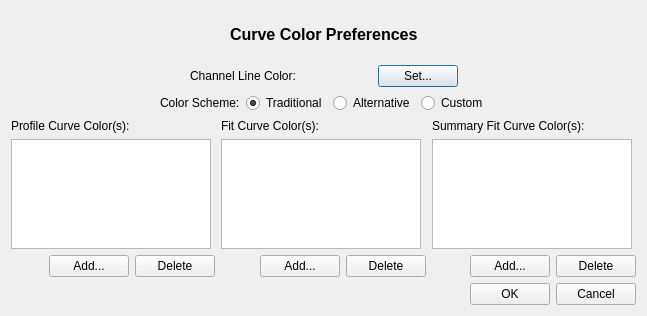
<?xml version="1.0" encoding="UTF-8"?>
<ui version="4.0">
 <class>ColorSummaryWidget</class>
 <widget class="QDialog" name="ColorSummaryWidget">
  <property name="geometry">
   <rect>
    <x>0</x>
    <y>0</y>
    <width>647</width>
    <height>316</height>
   </rect>
  </property>
  <property name="windowTitle">
   <string>ColorSummaryWidget</string>
  </property>
  <layout class="QVBoxLayout" name="verticalLayout_4">
   <item>
    <layout class="QHBoxLayout" name="horizontalLayout">
     <item>
      <spacer name="horizontalSpacer">
       <property name="orientation">
        <enum>Qt::Horizontal</enum>
       </property>
       <property name="sizeHint" stdset="0">
        <size>
         <width>40</width>
         <height>20</height>
        </size>
       </property>
      </spacer>
     </item>
     <item>
      <widget class="QLabel" name="colorTitleLabel">
       <property name="font">
        <font>
         <pointsize>12</pointsize>
         <weight>75</weight>
         <bold>true</bold>
        </font>
       </property>
       <property name="text">
        <string>&lt;font color='black'&gt;Curve Color Preferences&lt;/font&gt;</string>
       </property>
      </widget>
     </item>
     <item>
      <spacer name="horizontalSpacer_2">
       <property name="orientation">
        <enum>Qt::Horizontal</enum>
       </property>
       <property name="sizeHint" stdset="0">
        <size>
         <width>40</width>
         <height>20</height>
        </size>
       </property>
      </spacer>
     </item>
    </layout>
   </item>
   <item>
    <layout class="QHBoxLayout" name="horizontalLayout_8">
     <item>
      <spacer name="horizontalSpacer_6">
       <property name="orientation">
        <enum>Qt::Horizontal</enum>
       </property>
       <property name="sizeHint" stdset="0">
        <size>
         <width>40</width>
         <height>20</height>
        </size>
       </property>
      </spacer>
     </item>
     <item>
      <widget class="QLabel" name="channelLineLabel">
       <property name="text">
        <string>&lt;font color='black'&gt;Channel Line Color:&lt;/font&gt;</string>
       </property>
      </widget>
     </item>
     <item>
      <widget class="QLabel" name="channelLineColorLabel">
       <property name="minimumSize">
        <size>
         <width>70</width>
         <height>0</height>
        </size>
       </property>
       <property name="text">
        <string> </string>
       </property>
      </widget>
     </item>
     <item>
      <widget class="QPushButton" name="channelLineColorButton">
       <property name="text">
        <string>Set...</string>
       </property>
      </widget>
     </item>
     <item>
      <spacer name="horizontalSpacer_10">
       <property name="orientation">
        <enum>Qt::Horizontal</enum>
       </property>
       <property name="sizeHint" stdset="0">
        <size>
         <width>40</width>
         <height>20</height>
        </size>
       </property>
      </spacer>
     </item>
    </layout>
   </item>
   <item>
    <layout class="QHBoxLayout" name="horizontalLayout_6">
     <item>
      <spacer name="horizontalSpacer_4">
       <property name="orientation">
        <enum>Qt::Horizontal</enum>
       </property>
       <property name="sizeHint" stdset="0">
        <size>
         <width>40</width>
         <height>20</height>
        </size>
       </property>
      </spacer>
     </item>
     <item>
      <widget class="QLabel" name="colorSchemeLabel">
       <property name="text">
        <string>Color Scheme:</string>
       </property>
      </widget>
     </item>
     <item>
      <widget class="QRadioButton" name="traditionalRadioButton">
       <property name="toolTip">
        <string>Colors will be assigned from the Profile Curve Color(s) list in the order listed.</string>
       </property>
       <property name="text">
        <string>Traditional</string>
       </property>
       <property name="checked">
        <bool>true</bool>
       </property>
      </widget>
     </item>
     <item>
      <widget class="QRadioButton" name="alternativeRadioButton">
       <property name="toolTip">
        <string>Colors will be assigned from the the three lists according to function and the order the curves are drawn.</string>
       </property>
       <property name="text">
        <string>Alternative</string>
       </property>
      </widget>
     </item>
     <item>
      <widget class="QRadioButton" name="customRadioButton">
       <property name="toolTip">
        <string>Specify your own color scheme.</string>
       </property>
       <property name="text">
        <string>Custom</string>
       </property>
      </widget>
     </item>
     <item>
      <spacer name="horizontalSpacer_5">
       <property name="orientation">
        <enum>Qt::Horizontal</enum>
       </property>
       <property name="sizeHint" stdset="0">
        <size>
         <width>40</width>
         <height>20</height>
        </size>
       </property>
      </spacer>
     </item>
    </layout>
   </item>
   <item>
    <layout class="QHBoxLayout" name="horizontalLayout_7">
     <item>
      <layout class="QVBoxLayout" name="verticalLayout">
       <item>
        <widget class="QLabel" name="profileColorLabel">
         <property name="text">
          <string>&lt;font color='black'&gt;Profile Curve Color(s):&lt;/font&gt;</string>
         </property>
        </widget>
       </item>
       <item>
        <widget class="QListWidget" name="profileCurveList">
         <property name="sizePolicy">
          <sizepolicy hsizetype="Preferred" vsizetype="Preferred">
           <horstretch>0</horstretch>
           <verstretch>0</verstretch>
          </sizepolicy>
         </property>
         <property name="minimumSize">
          <size>
           <width>200</width>
           <height>110</height>
          </size>
         </property>
         <property name="maximumSize">
          <size>
           <width>200</width>
           <height>110</height>
          </size>
         </property>
         <property name="focusPolicy">
          <enum>Qt::WheelFocus</enum>
         </property>
        </widget>
       </item>
       <item>
        <layout class="QHBoxLayout" name="horizontalLayout_2">
         <item>
          <spacer name="horizontalSpacer_7">
           <property name="orientation">
            <enum>Qt::Horizontal</enum>
           </property>
           <property name="sizeHint" stdset="0">
            <size>
             <width>13</width>
             <height>20</height>
            </size>
           </property>
          </spacer>
         </item>
         <item>
          <widget class="QPushButton" name="addProfileCurveButton">
           <property name="toolTip">
            <string>Add a color to the Profile Curve Color(s) list.</string>
           </property>
           <property name="text">
            <string>Add...</string>
           </property>
           <property name="autoDefault">
            <bool>true</bool>
           </property>
          </widget>
         </item>
         <item>
          <widget class="QPushButton" name="deleteProfileCurveButton">
           <property name="toolTip">
            <string>Select a color from the Profile Curve Color(s) list and then remove it using this button.</string>
           </property>
           <property name="text">
            <string>Delete</string>
           </property>
           <property name="autoDefault">
            <bool>true</bool>
           </property>
          </widget>
         </item>
        </layout>
       </item>
      </layout>
     </item>
     <item>
      <layout class="QVBoxLayout" name="verticalLayout_2">
       <item>
        <widget class="QLabel" name="fitCurveLabel">
         <property name="text">
          <string>&lt;font color='black'&gt;Fit Curve Color(s):&lt;/font&gt;</string>
         </property>
        </widget>
       </item>
       <item>
        <widget class="QListWidget" name="fitCurveList">
         <property name="sizePolicy">
          <sizepolicy hsizetype="Preferred" vsizetype="Preferred">
           <horstretch>0</horstretch>
           <verstretch>0</verstretch>
          </sizepolicy>
         </property>
         <property name="minimumSize">
          <size>
           <width>200</width>
           <height>110</height>
          </size>
         </property>
         <property name="maximumSize">
          <size>
           <width>200</width>
           <height>110</height>
          </size>
         </property>
         <property name="focusPolicy">
          <enum>Qt::WheelFocus</enum>
         </property>
        </widget>
       </item>
       <item>
        <layout class="QHBoxLayout" name="horizontalLayout_3">
         <item>
          <spacer name="horizontalSpacer_8">
           <property name="orientation">
            <enum>Qt::Horizontal</enum>
           </property>
           <property name="sizeHint" stdset="0">
            <size>
             <width>13</width>
             <height>20</height>
            </size>
           </property>
          </spacer>
         </item>
         <item>
          <widget class="QPushButton" name="addFitCurveButton">
           <property name="toolTip">
            <string>Add a color to the Fit Curve Color(s) list.</string>
           </property>
           <property name="text">
            <string>Add...</string>
           </property>
          </widget>
         </item>
         <item>
          <widget class="QPushButton" name="deleteFitCurveButton">
           <property name="toolTip">
            <string>Select a color from the Fit Curve Color(s) list and then remove it using this button.</string>
           </property>
           <property name="text">
            <string>Delete</string>
           </property>
          </widget>
         </item>
        </layout>
       </item>
      </layout>
     </item>
     <item>
      <layout class="QVBoxLayout" name="verticalLayout_3">
       <item>
        <widget class="QLabel" name="label">
         <property name="text">
          <string>&lt;!DOCTYPE HTML PUBLIC &quot;-//W3C//DTD HTML 4.0//EN&quot; &quot;http://www.w3.org/TR/REC-html40/strict.dtd&quot;&gt;
&lt;html&gt;&lt;head&gt;&lt;meta name=&quot;qrichtext&quot; content=&quot;1&quot; /&gt;&lt;style type=&quot;text/css&quot;&gt;
p, li { white-space: pre-wrap; }
&lt;/style&gt;&lt;/head&gt;&lt;body style=&quot; font-family:'Sans Serif'; font-size:9pt; font-weight:400; font-style:normal;&quot;&gt;
&lt;table style=&quot;-qt-table-type: root; margin-top:4px; margin-bottom:4px; margin-left:4px; margin-right:4px;&quot;&gt;
&lt;tr&gt;
&lt;td style=&quot;border: none;&quot;&gt;
&lt;p style=&quot; margin-top:0px; margin-bottom:0px; margin-left:0px; margin-right:0px; -qt-block-indent:0; text-indent:0px;&quot;&gt;&lt;span style=&quot; color:#000000;&quot;&gt;Summary Fit Curve Color(s):&lt;/span&gt;&lt;/p&gt;&lt;/td&gt;&lt;/tr&gt;&lt;/table&gt;&lt;/body&gt;&lt;/html&gt;</string>
         </property>
        </widget>
       </item>
       <item>
        <widget class="QListWidget" name="fitCurveSummaryList">
         <property name="sizePolicy">
          <sizepolicy hsizetype="Preferred" vsizetype="Preferred">
           <horstretch>0</horstretch>
           <verstretch>0</verstretch>
          </sizepolicy>
         </property>
         <property name="minimumSize">
          <size>
           <width>200</width>
           <height>110</height>
          </size>
         </property>
         <property name="maximumSize">
          <size>
           <width>200</width>
           <height>110</height>
          </size>
         </property>
         <property name="focusPolicy">
          <enum>Qt::WheelFocus</enum>
         </property>
        </widget>
       </item>
       <item>
        <layout class="QHBoxLayout" name="horizontalLayout_5">
         <item>
          <spacer name="horizontalSpacer_9">
           <property name="orientation">
            <enum>Qt::Horizontal</enum>
           </property>
           <property name="sizeHint" stdset="0">
            <size>
             <width>13</width>
             <height>20</height>
            </size>
           </property>
          </spacer>
         </item>
         <item>
          <widget class="QPushButton" name="addSummaryFitCurveButton">
           <property name="toolTip">
            <string>Add a color to the Summary Fit Curve Color(s) list.</string>
           </property>
           <property name="text">
            <string>Add...</string>
           </property>
          </widget>
         </item>
         <item>
          <widget class="QPushButton" name="deleteSummaryFitCurveButton">
           <property name="toolTip">
            <string>Select a color from the Summary Fit Curve Color(s) list and then remove it using this button.</string>
           </property>
           <property name="text">
            <string>Delete</string>
           </property>
          </widget>
         </item>
        </layout>
       </item>
      </layout>
     </item>
    </layout>
   </item>
   <item>
    <layout class="QHBoxLayout" name="horizontalLayout_4">
     <item>
      <spacer name="horizontalSpacer_3">
       <property name="orientation">
        <enum>Qt::Horizontal</enum>
       </property>
       <property name="sizeHint" stdset="0">
        <size>
         <width>40</width>
         <height>20</height>
        </size>
       </property>
      </spacer>
     </item>
     <item>
      <widget class="QPushButton" name="okButton">
       <property name="toolTip">
        <string>Apply and save the color preferences before closing the dialog.</string>
       </property>
       <property name="text">
        <string>OK</string>
       </property>
      </widget>
     </item>
     <item>
      <widget class="QPushButton" name="cancelButton">
       <property name="toolTip">
        <string>Discard any changes to the color preferences before closing the dialog.</string>
       </property>
       <property name="text">
        <string>Cancel</string>
       </property>
      </widget>
     </item>
    </layout>
   </item>
  </layout>
 </widget>
 <layoutdefault spacing="6" margin="11"/>
 <resources/>
 <connections/>
</ui>
